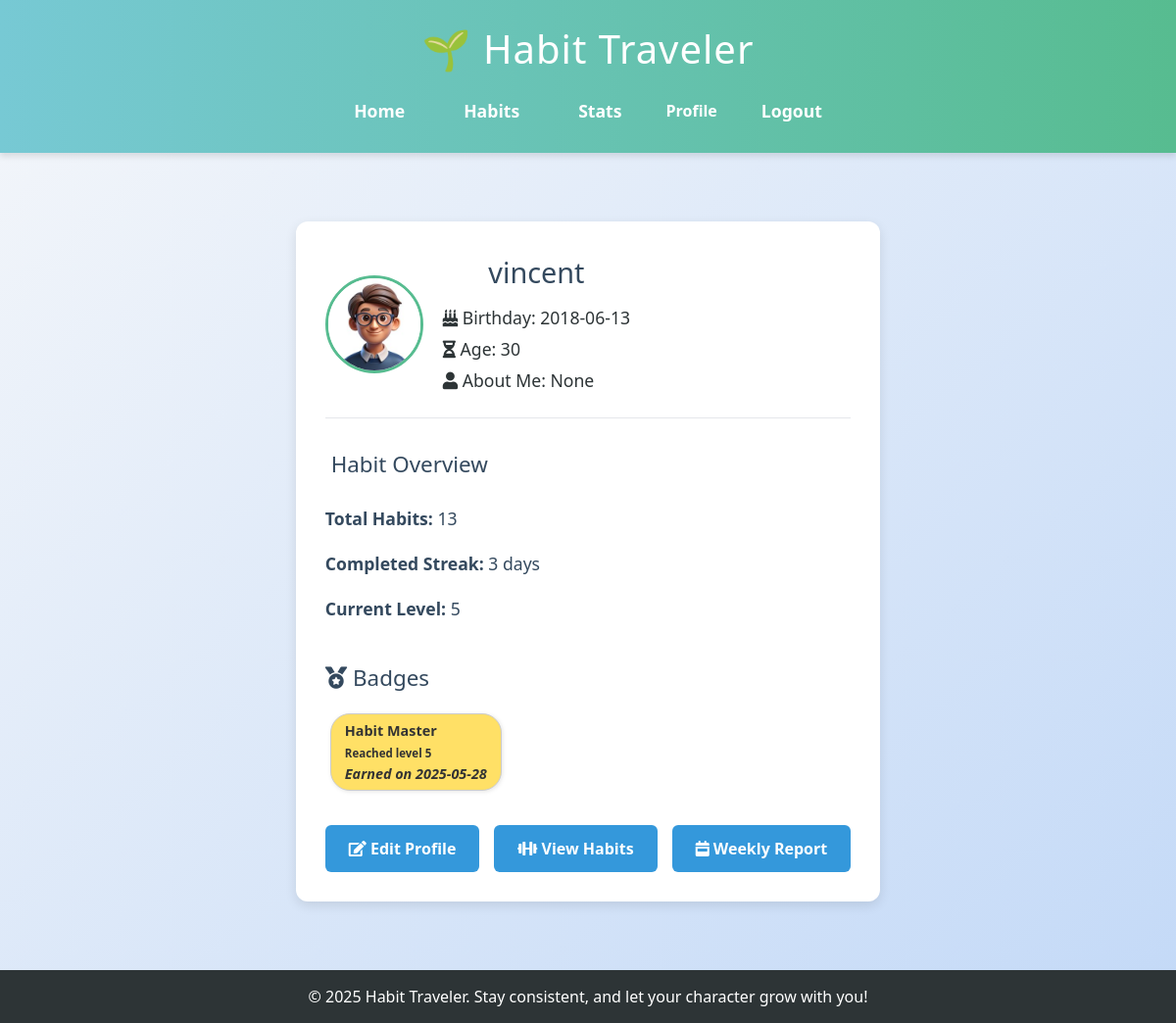
The page /profile (signed in) on the database its author committed.
### app.py (models this page shows)
class User(db.Model):
    id = db.Column(db.Integer, primary_key=True)
    email = db.Column(db.String(150), unique=True, nullable=False)
    name = db.Column(db.String(150), unique=True, nullable=True)
    password = db.Column(db.String(200), nullable=False)
    xp = db.Column(db.Integer, default=0)
    level = db.Column(db.Integer, default=1)
    birthday = db.Column(db.Date, nullable=True)
    age = db.Column(db.Integer, nullable=True)
    description = db.Column(db.String(500), nullable=True)
    avatar = db.Column(db.String(200), nullable=True)

class UserBadge(db.Model):
    id = db.Column(db.Integer, primary_key=True)
    user_id = db.Column(db.Integer, db.ForeignKey('user.id'), nullable=False)
    badge_id = db.Column(db.Integer, db.ForeignKey('badge.id'), nullable=False)
    earned_date = db.Column(db.DateTime, default=datetime.utcnow)
    user = db.relationship('User', backref='user_badges')
    badge = db.relationship('Badge')

class Badge(db.Model):
    id = db.Column(db.Integer, primary_key=True)
    name = db.Column(db.String(100), unique=True, nullable=False)
    description = db.Column(db.String(300))
    level_required = db.Column(db.Integer, nullable=False)

### app.py (the view)
@app.route('/profile')
def profile():
    if 'user_id' not in session:
        return redirect(url_for('login'))
    user_id = session['user_id']
    user = User.query.get(user_id)
    if user:
        total_habits = Habit.query.filter_by(user_id=user_id).count()
        habit_completions = HabitCompletion.query.filter_by(user_id=user_id).all()
        streaks = {}
        for completion in habit_completions:
            habit_id = completion.habit_id
            if habit_id not in streaks:
                streaks[habit_id] = 1
            else:
                streaks[habit_id] += 1
        max_streak = max(streaks.values(), default=0)
        return render_template('profile.html',
                               user=user,
                               total_habits=total_habits,
                               max_streak=max_streak)
    else:
        flash("User not found.")
        return redirect(url_for('index'))

### templates/profile.html (shortened to what this page needs)
{% extends 'base.html' %}
{% block content %}
<div class="profile-container">
    <div class="profile-header">
        <img src="{{ url_for('static', filename='avatars/' + (user.avatar if user.avatar else './default_avatar.png')) }}" alt="Avatar" class="avatar" width="120" height="120">
        <div class="profile-info">
            <h1>{{ user.name }}</h1>
            <p><i class="fas fa-birthday-cake"></i> Birthday: {{ user.birthday }}</p>
            <p><i class="fas fa-hourglass-half"></i> Age: {{ user.age }}</p>
            <p><i class="fas fa-user"></i> About Me: {{ user.description }}</p>
        </div>
    </div>
    <hr>
    <div class="profile-section">
        <h2> Habit Overview</h2>
        <ul>
            <li><strong>Total Habits:</strong> {{ total_habits }}</li>
            <li><strong>Completed Streak:</strong> {{ max_streak }} days</li>
            <li><strong>Current Level:</strong> {{ user.level }}</li>
        </ul>
    </div>
    <div class="profile-section">
        <h2><i class="fas fa-medal"></i> Badges</h2>
        <div class="badges">
            {% if user.user_badges %}
                {% for user_badge in user.user_badges %}
                    <div class="badge">
                        <strong>{{ user_badge.badge.name }}</strong><br>
                        <small>{{ user_badge.badge.description }}</small><br>
                        <em>Earned on {{ user_badge.earned_date.strftime('%Y-%m-%d') }}</em>
                    </div>
                {% endfor %}
            {% else %}
                <p>No badges earned yet.</p>
            {% endif %}
        </div>
    </div>
    <div class="profile-actions">
        <a href="{{ url_for('edit_profile') }}" class="edit-button"><i class="fas fa-edit"></i> Edit Profile</a>
        <a href="{{ url_for('habits') }}" class="edit-button"><i class="fas fa-dumbbell"></i> View Habits</a>
        <a href="{{ url_for('weekly_report') }}" class="edit-button"><i class="fas fa-calendar-week"></i> Weekly Report</a>
    </div>
</div>
{% endblock %}

### static/style.css (style rules this page uses)
body { margin: 0; font-family: 'Segoe UI', Tahoma, Geneva, Verdana, sans-serif; background: linear-gradient(to bottom right, #f5f7fa, #c3d9f7); color: #333; min-height: 100vh; display: flex; flex-direction: column; }
main h2 { font-size: 2em; color: #4b6584; margin-bottom: 10px; }
main p { font-size: 1.1em; line-height: 1.6; margin-bottom: 20px; }
ul { list-style: none; padding: 0; }
ul li { padding: 10px 0; font-size: 1.1em; color: #34495e; }
a { color: #3498db; text-decoration: none; }
body.profile .profile-container { max-width: 600px; margin: 40px auto; background: #ffffff; padding: 30px; border-radius: 12px; box-shadow: 0 4px 12px rgba(0,0,0,0.1); text-align: left; }
body.profile .profile-container h1 { font-size: 2em; color: #34495e; margin-bottom: 20px; text-align: center; }
body.profile .profile-container p { font-size: 1.1em; margin-bottom: 15px; color: #2d3436; }
body.profile .edit-button { display: inline-block; background-color: #3498db; color: white; padding: 12px 24px; border-radius: 6px; font-weight: bold; text-decoration: none; transition: background-color 0.3s ease; }
body.profile .profile-header { display: flex; align-items: center; gap: 20px; margin-bottom: 20px; }
body.profile .avatar { width: 100px; height: 100px; border-radius: 50%; object-fit: cover; border: 3px solid #57bc90; }
body.profile .profile-info h1 { font-size: 1.8em; margin-bottom: 10px; }
body.profile .profile-info p { margin: 4px 0; }
body.profile .profile-section { margin-top: 30px; }
body.profile .profile-section h2 { color: #34495e; font-size: 1.4em; margin-bottom: 15px; }
body.profile .badges { display: flex; flex-wrap: wrap; gap: 10px; }
body.profile .badge { background-color: #ffe066; color: #333; padding: 6px 14px; border-radius: 20px; font-size: 0.9em; font-weight: bold; }
body.profile .profile-actions { margin-top: 30px; display: flex; gap: 15px; }
.badge { display: inline-block; background: #f5f5f5; border: 1px solid #ccc; padding: 10px; margin: 5px; border-radius: 10px; box-shadow: 1px 1px 4px rgba(0, 0, 0, 0.1); }

### rows shown on the page
User: avatar (picture), name "vincent", birthday "2018-06-13", age "30", description "None", level "5"
UserBadge: badge.name "Habit Master", badge.description "Reached level 5", earned_date "2025-05-28"

### other values the page prints
{{ total_habits }} "13"
{{ max_streak }} "3"
